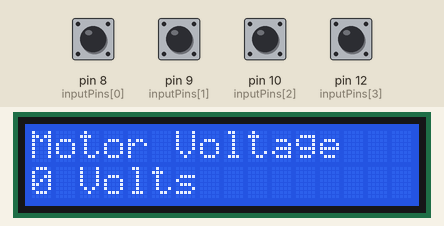
A sketch run on a simulated Arduino Uno, built with avr-gcc and run on an emulated ATmega328P. Parts: 16×2 character LCD. Inputs (shaded band) come from the test bench; at power-on: pin 8 (inputPins[0]), pin 9 (inputPins[1]), pin 10 (inputPins[2]), pin 12 (inputPins[3]) HIGH.

Above: at 1.2 s.
1.3 s: pin 8 (inputPins[0]) pulled LOW for 0.15 s
At 2.6 s:
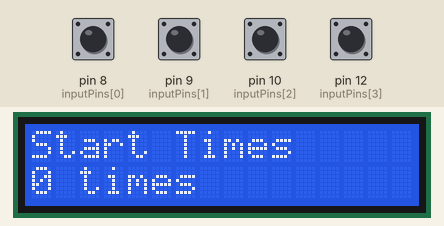
2.9 s: pin 8 (inputPins[0]) pulled LOW for 1 s
At 5.1 s:
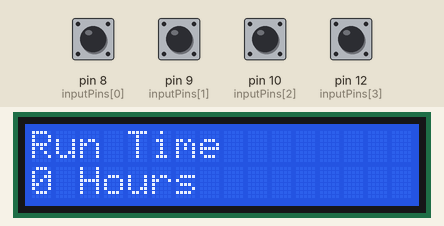
5.4 s: pin 8 (inputPins[0]) pulled LOW for 0.15 s
At 6.7 s:
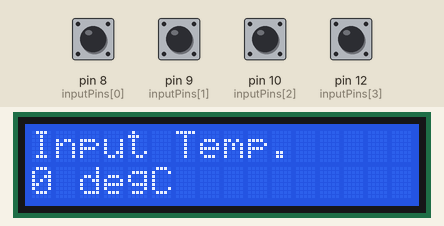
7.0 s: pin 8 (inputPins[0]) pulled LOW for 0.15 s
At 8.2 s:
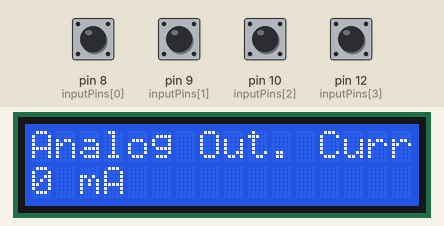
8.6 s: pin 8 (inputPins[0]) pulled LOW for 1 s
At 10.6 s:
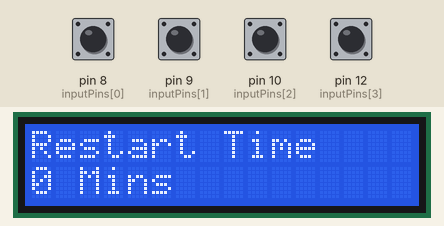
11.1 s: pin 8 (inputPins[0]) pulled LOW for 0.15 s
At 12.5 s:
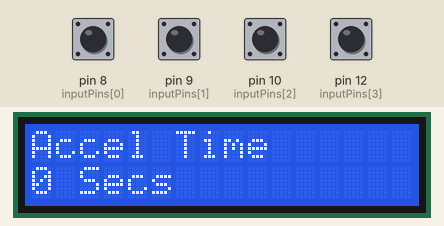
Timing chart, 0 to 13.7 s (numbered marks = the images above; inputs shaded):
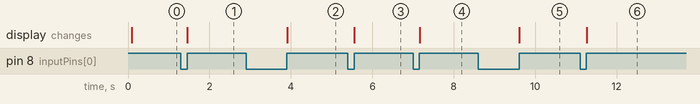

Measured:
- after the input at 1.3 s, the display: changes after 0.16 s (image 1)
- after the input at 2.9 s, the display: changes after 1.0 s (image 2)
- after the input at 5.4 s, the display: changes after 0.16 s (image 3)
- after the input at 7.0 s, the display: changes after 0.16 s (image 4)
- after the input at 8.6 s, the display: changes after 1.0 s (image 5)
- after the input at 11.1 s, the display: changes after 0.16 s (image 6)

The sketch:

menu.ino
```cpp
#include <LiquidCrystal.h>
const int rs = 7, en = 6, d4 = 5, d5 = 4, d6 = 3, d7 = 2;
LiquidCrystal lcd(rs, en, d4, d5, d6, d7);

//Input & Button Logic
const int numOfInputs = 4;
const int inputPins[numOfInputs] = {8,9,10,12};
int inputState[numOfInputs];
int lastInputState[numOfInputs] = {LOW,LOW,LOW,LOW};
bool inputFlags[numOfInputs] = {LOW,LOW,LOW,LOW};
long lastDebounceTime[numOfInputs] = {0,0,0,0};
long debounceDelay = 5;

//LCD Menu Logic
const int numOfScreens = 10;
int currentScreen = 0;

String screens[numOfScreens][2] = {{"Motor Voltage","Volts"}, {"Motor Current", "Amps"},
{"Motor Rated HP","HP"},{"Overload Temp.","degC"}, {"Accel Time", "Secs"}, {"Restart Time","Mins"},
{"Analog Out. Curr.","mA"},{"Input Temp.","degC"}, {"Run Time", "Hours"}, {"Start Times","times"}};
int parameters[numOfScreens];

void setup() {
  for(int i = 0; i < numOfInputs; i++) {
    pinMode(inputPins[i], INPUT);
    digitalWrite(inputPins[i], HIGH); // pull-up 20k
  }
  //Serial.begin(9600);
  lcd.begin(16, 2);
}

void loop() {
  setInputFlags();
  resolveInputFlags();
}

void setInputFlags() {
  for(int i = 0; i < numOfInputs; i++) {
    int reading = digitalRead(inputPins[i]);
    if (reading != lastInputState[i]) {
      lastDebounceTime[i] = millis();
    }
    if ((millis() - lastDebounceTime[i]) > debounceDelay) {
      if (reading != inputState[i]) {
        inputState[i] = reading;
        if (inputState[i] == HIGH) {
          inputFlags[i] = HIGH;
        }
      }
    }
    lastInputState[i] = reading;
  }
}

void resolveInputFlags() {
  for(int i = 0; i < numOfInputs; i++) {
    if(inputFlags[i] == HIGH) {
      inputAction(i);
      inputFlags[i] = LOW;
      printScreen();
    }
  }
}

void inputAction(int input) {
  if(input == 0) {
    if (currentScreen == 0) {
      currentScreen = numOfScreens-1;
    }else{
      currentScreen--;
    }
  }else if(input == 1) {
    if (currentScreen == numOfScreens-1) {
      currentScreen = 0;
    }else{
      currentScreen++;
    }
  }else if(input == 2) {
    parameterChange(0);
  }else if(input == 3) {
    parameterChange(1);
  }
}

void parameterChange(int key) {
  if(key == 0) {
    parameters[currentScreen]++;
  }else if(key == 1) {
    parameters[currentScreen]--;
  }
}

void printScreen() {
  lcd.clear();
  lcd.print(screens[currentScreen][0]);
  lcd.setCursor(0,1);
  lcd.print(parameters[currentScreen]);
  lcd.print(" ");
  lcd.print(screens[currentScreen][1]);
}
```
